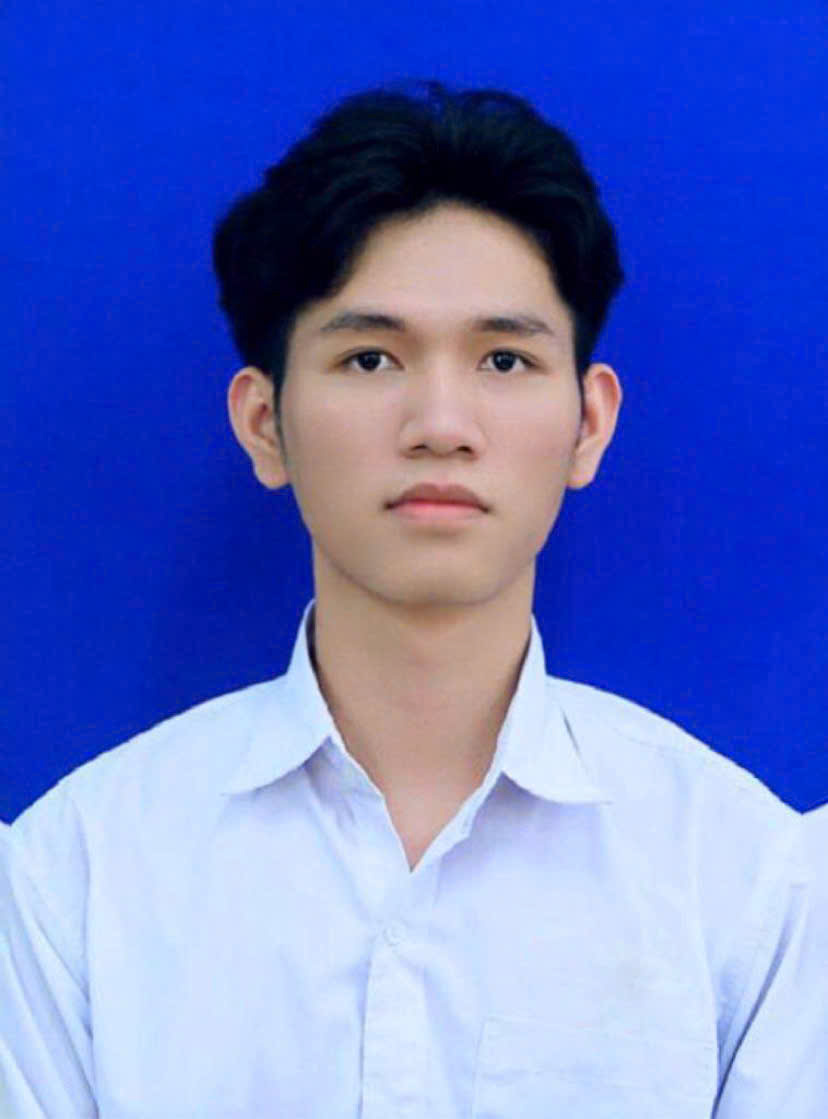
#> input picture caothang.jpg, 828 x 1119 px
$ python -i chapter3.py   (imports and definitions only)   (older library calls are emulated)
#> lines starting #> are read from the running program, lines starting #| are printed output that depends on the picture
#> further down, picture is the input picture: shape (1119, 828, 3); mean B, G, R 197.2, 116, 97.7
import numpy as np
import cv2
L = 256
# [121 lines left out: functions Negative, NegativeColor, Logarit, Power, PiecewiseLine, Histogram and 1 more, not called in this run]

def HistEqualColor(imgin):
    #Anh mau cua opencv la BGR
    #Anh mau cua pillow la RGB
    #Pillow la module Xu ly anh cua python
    b = imgin[:,:,0]
    g = imgin[:,:,1]
    r = imgin[:,:,2]

    b = cv2.equalizeHist(b)
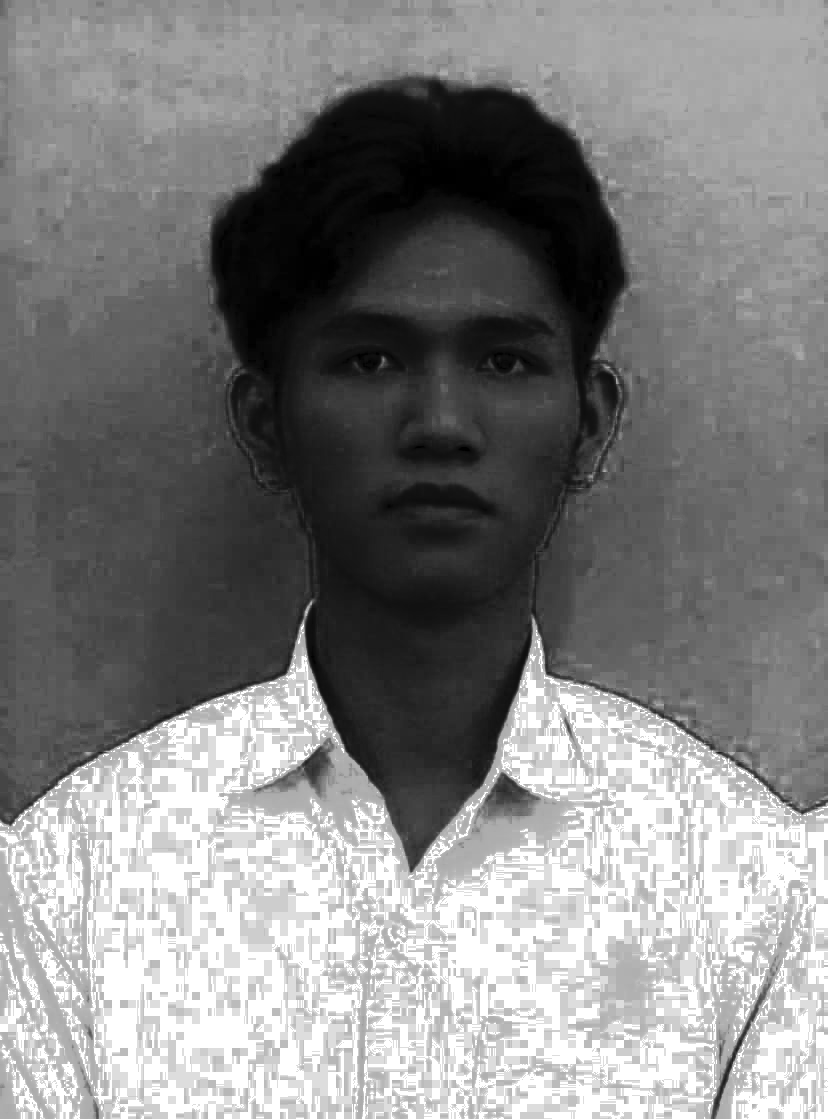
#> b: shape (1119, 828); min 0, max 255, mean 131.2
    g = cv2.equalizeHist(g)
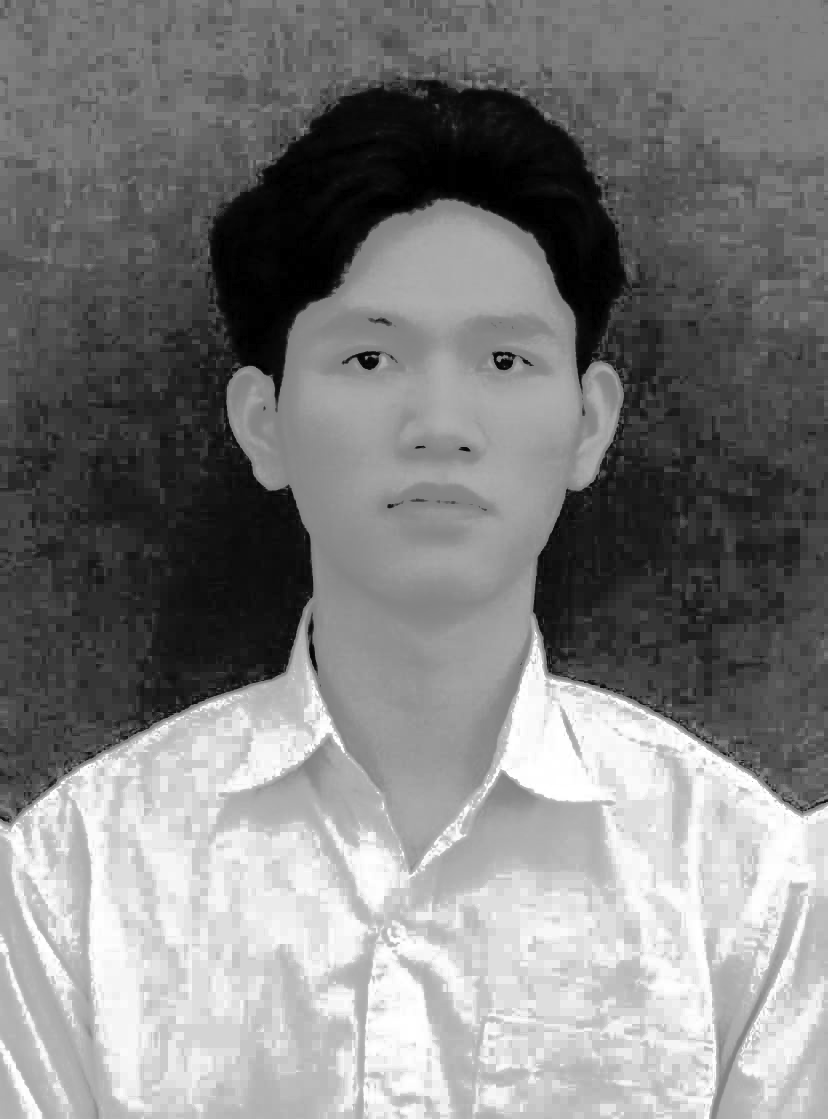
#> g: shape (1119, 828); min 0, max 255, mean 128.3
    r = cv2.equalizeHist(r)
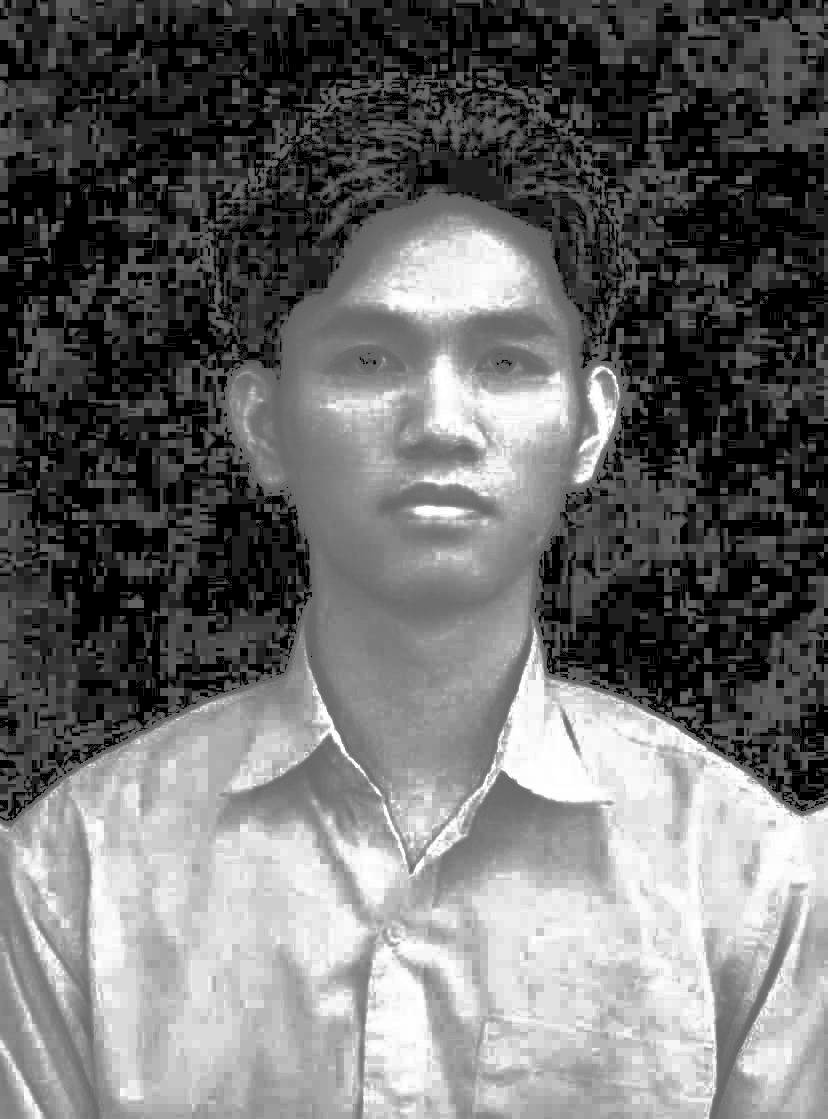
#> r: shape (1119, 828); min 0, max 255, mean 109.6

    imgout = imgin.copy()
    imgout[:,:,0]=b
    imgout[:,:,1]=g
    imgout[:,:,2]=r
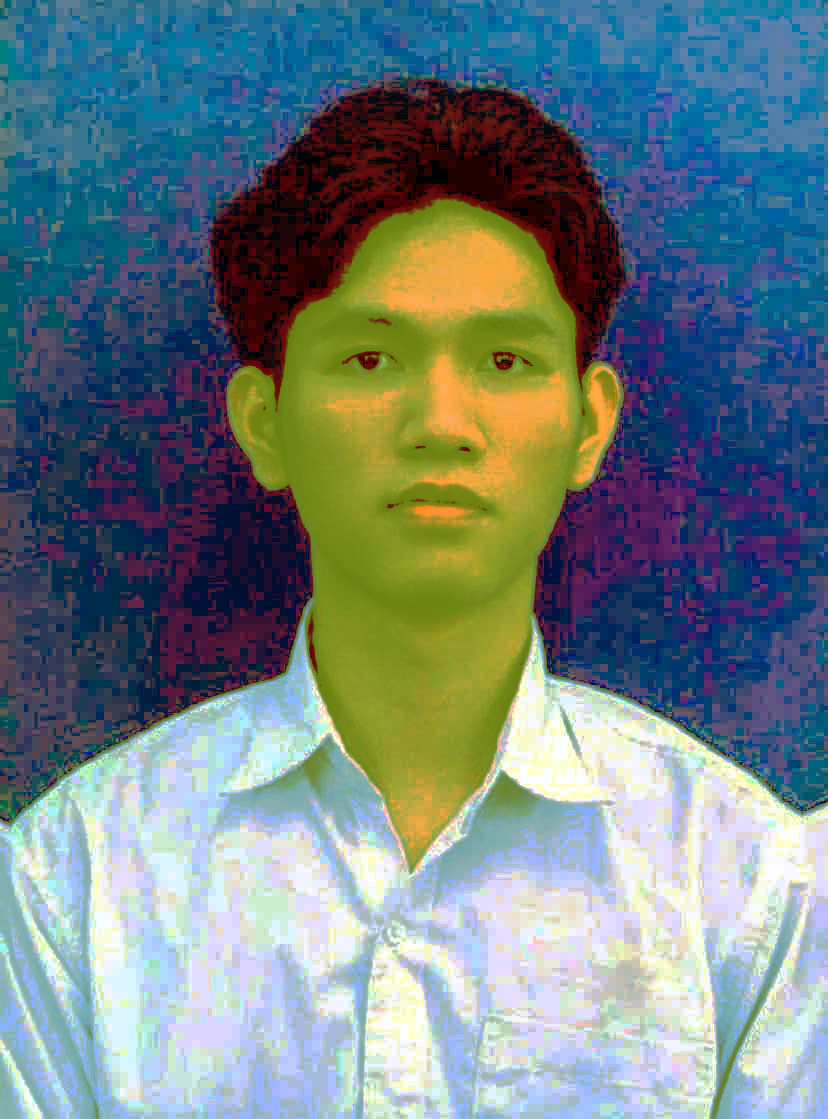
#> imgout: shape (1119, 828, 3); mean B, G, R 131.2, 128.3, 109.6
    return imgout

# [135 lines left out: functions LocalHist, HistStat, Sharpening, create_gauss_filter, MySharpeningMask, SharpeningMask and 1 more, not called in this run]

>>> import cv2
>>> picture = cv2.imread('../caothang.jpg')
>>> result = HistEqualColor(picture)

$ run again, on kiwi.jpg
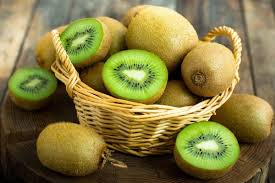
#> input picture kiwi.jpg, 275 x 183 px
#> picture is the input picture: shape (183, 275, 3); mean B, G, R 65.8, 122.3, 133.5
#> in HistEqualColor, `b = cv2.equalizeHist(b)`:
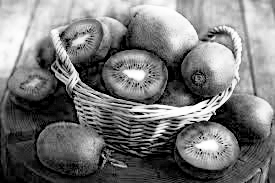
#> b: shape (183, 275); min 0, max 255, mean 120.4
#> in HistEqualColor, `imgout[:,:,0]=b`:
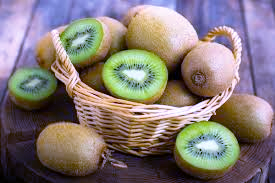
#> imgout: shape (183, 275, 3); mean B, G, R 120.4, 122.3, 133.5
